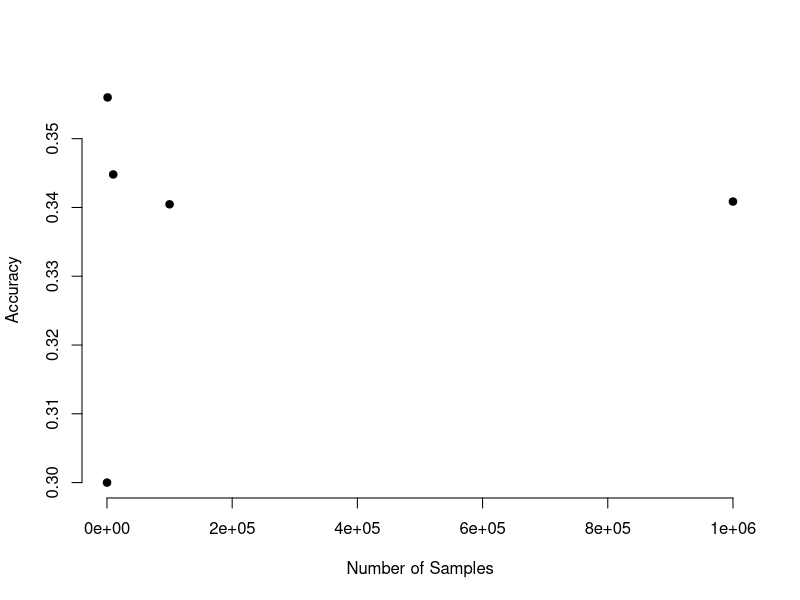
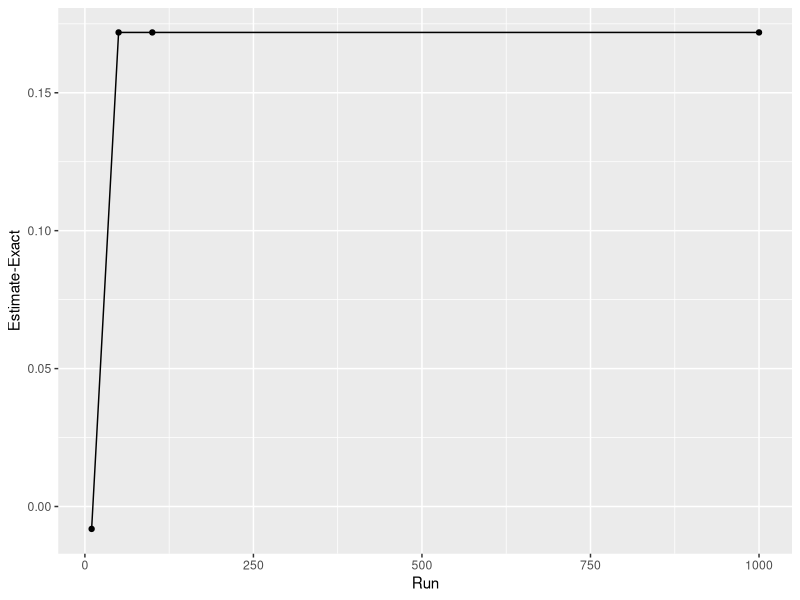

Generate these figures, in order, with R:
## This script is supposed to go along with Chris' tutorial on monte carlo simulations and  likelihood. 

# Q: Why is it 10* √2π and not 4* √2π?

# Goal: Estimating integral 1 up to 3 of N ~ (1, 2) without calculus but with the Monte Carlo simulation method.

# How we will do it: Generate random samples from our normal distribution of which we want to know some integral
# (some probability), then count the numbers falling into a specific range (that defines the integral), divide them
# by the total number of samples we draw and there we have the integral.

n <- 100 # number of samples to take
sims <- rnorm(n, mean = 1, sd = 2) # simulated normally distributed numbers
mc_integral <- sum(sims >= 1 & sims <= 3)/n # find proportion of values between 1-3 

print(mc_integral) 

# pnorm gives the integral under the Normal distribution (in this case with mean 1 and standard deviation 2) from 
# negative infinity up to the value specified by q, it replaces the table of probabilites and Z-scores
mc_exact = pnorm(q=3, mean=1, sd=2) - pnorm(q=1, mean=1, sd=2) 
print(mc_exact)

# exercise

accuracy_n <- matrix( 
  integer(10),         # the data elements 
  nrow=5,              # number of rows 
  ncol=2,              # number of columns 
  byrow = TRUE)        # fill matrix by rows 

n_samples <- c(100, 1000, 10000, 100000, 1000000)

for (r in 1:nrow(accuracy_n)) {
  for (c in 1:ncol(accuracy_n)) { 
    if (c == 1) {
      accuracy_n[r,c] <- n_samples[r]
    } else if (c == 2) {
      sims <- rnorm(n_samples[r], mean = 1, sd = 2) 
      mc_integral <- sum(sims >= 1 & sims <= 3)/n_samples[r]
      accuracy_n[r,c] <- mc_integral
    }
  }
}

plot(accuracy_n[, 1], accuracy_n[, 2],
     xlab = "Number of Samples", ylab = "Accuracy",
     pch = 19, frame = FALSE)

# Could be improved by running the simulation of a sample of 100/1000/.. multiple times and 
# plotting their mean and standard deviation

# sample() is used to sample from a binomial (can be used with a vector of probabilities for each
# of the options), rnorm() is used to sample from a normal

# It turns out that we are getting the probabilities reasonably approximated for Binomial distributions
# well.

# exercise

runs <- 100 # number of simulations to run
flips_per_experiment <- c(10, 50, 100, 1000)
mc_exact <- pbinom(3, 10, 0.5, lower.tail=FALSE)

sample_sizes <- integer(length(flips_per_experiment)) 
accuracy <- integer(length(flips_per_experiment))

for (i in 1:length(flips_per_experiment)) {
  sample_sizes[i] <- flips_per_experiment[i]
  greater_than_three <- integer(runs)
  for ( j in 1:runs ) {
    coin_flips <- sample(c(0,1), sample_sizes[i], replace=T, prob=c(0.5, 0.5))
    compare_value <- 3/10 * sample_sizes[i]
    greater_than_three[j] <- ( sum(coin_flips) > compare_value )
  }
  accuracy[i] <- ( sum(greater_than_three)/runs ) - mc_exact
}

library(ggplot2)

df = data.frame(sample_sizes, accuracy)

ggplot(df, aes(x=sample_sizes, y=accuracy)) + 
  geom_line() +
  geom_point() +
  ylab("Estimate-Exact") +
  xlab("Run")

# I am unsure if this is correct. With increasing size of the single samples, I get an increasing 
# number of samples with a number of heads greater than 3/10 of their size, which is why accuracy 
# decreases! This can't be correct!
